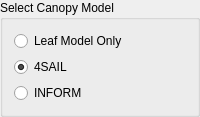
      <widget class="QGroupBox" name="groupBox_3">
       <property name="minimumSize">
        <size>
         <width>0</width>
         <height>0</height>
        </size>
       </property>
       <property name="maximumSize">
        <size>
         <width>16777215</width>
         <height>16777215</height>
        </size>
       </property>
       <property name="whatsThis">
        <string>&lt;html&gt;&lt;head/&gt;&lt;body&gt;&lt;p&gt;Choose whether only the Optical Leaf Properties Model is run, or if it is coupled with a Canopy Architecture Model.&lt;/p&gt;&lt;/body&gt;&lt;/html&gt;</string>
       </property>
       <property name="title">
        <string>Select Canopy Model</string>
       </property>
       <property name="checkable">
        <bool>false</bool>
       </property>
       <layout class="QVBoxLayout" name="verticalLayout">
        <item>
         <widget class="QRadioButton" name="B_LeafModelOnly">
          <property name="text">
           <string>Leaf Model Only</string>
          </property>
         </widget>
        </item>
        <item>
         <widget class="QRadioButton" name="B_4Sail">
          <property name="text">
           <string>4SAIL</string>
          </property>
          <property name="checked">
           <bool>true</bool>
          </property>
         </widget>
        </item>
        <item>
         <widget class="QRadioButton" name="B_Inform">
          <property name="enabled">
           <bool>true</bool>
          </property>
          <property name="text">
           <string>INFORM</string>
          </property>
         </widget>
        </item>
       </layout>
      </widget>
